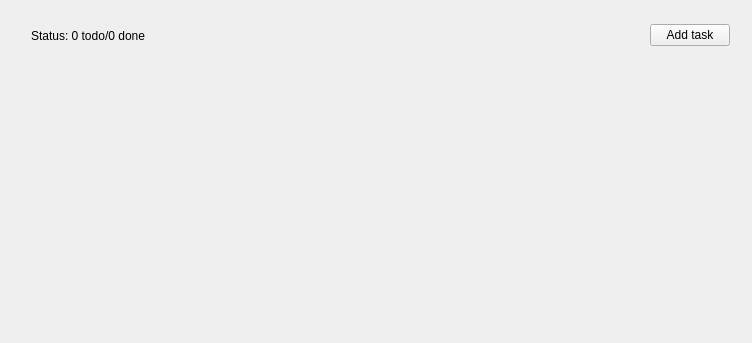
<?xml version="1.0" encoding="UTF-8"?>
<ui version="4.0">
 <class>MainWindow</class>
 <widget class="QMainWindow" name="MainWindow">
  <property name="geometry">
   <rect>
    <x>0</x>
    <y>0</y>
    <width>752</width>
    <height>343</height>
   </rect>
  </property>
  <property name="windowTitle">
   <string>Todo</string>
  </property>
  <widget class="QWidget" name="centralWidget">
   <widget class="QWidget" name="horizontalLayoutWidget">
    <property name="geometry">
     <rect>
      <x>20</x>
      <y>10</y>
      <width>721</width>
      <height>51</height>
     </rect>
    </property>
    <layout class="QHBoxLayout" name="toolbarLayout">
     <item>
      <widget class="QLabel" name="statusLabel">
       <property name="text">
        <string>Status: 0 todo/0 done</string>
       </property>
      </widget>
     </item>
     <item>
      <spacer name="horizontalSpacer">
       <property name="orientation">
        <enum>Qt::Horizontal</enum>
       </property>
       <property name="sizeHint" stdset="0">
        <size>
         <width>40</width>
         <height>20</height>
        </size>
       </property>
      </spacer>
     </item>
     <item>
      <widget class="QPushButton" name="addTaskButton">
       <property name="text">
        <string>Add task</string>
       </property>
      </widget>
     </item>
    </layout>
   </widget>
   <widget class="QWidget" name="verticalLayoutWidget">
    <property name="geometry">
     <rect>
      <x>19</x>
      <y>60</y>
      <width>721</width>
      <height>80</height>
     </rect>
    </property>
    <layout class="QVBoxLayout" name="tasksLayout"/>
   </widget>
  </widget>
 </widget>
 <layoutdefault spacing="6" margin="11"/>
 <resources/>
 <connections/>
</ui>
